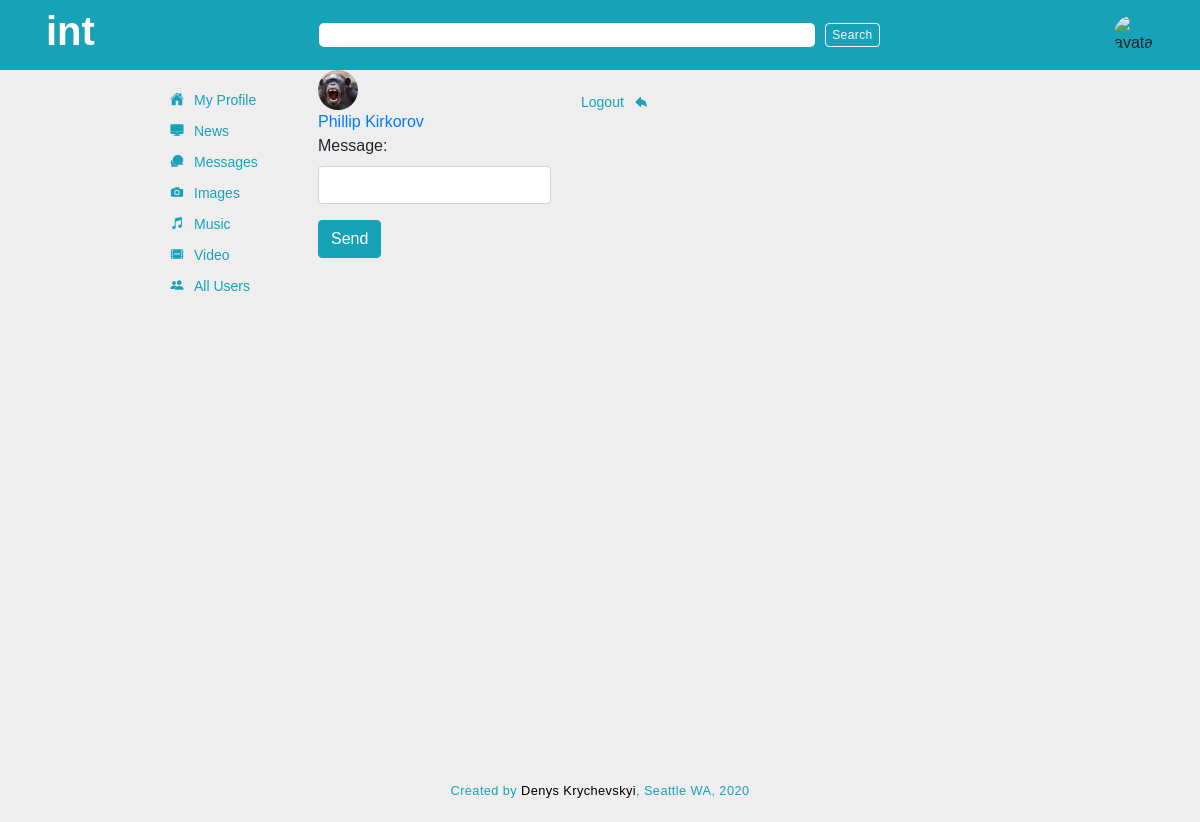
Screenshot of /send_to/5 (signed in) with the database file from the repository.
### app_one/models.py (models this page shows, shortened)
class User(models.Model):
    first_name = models.CharField(max_length = 255)
    last_name = models.CharField(max_length = 255)
    nickname = 	models.CharField(max_length = 50, blank=True, null = True)
    initials = 	models.CharField(max_length = 10, blank=True, null = True)
    birth_date = models.DateTimeField()
    avatar = models.ImageField(upload_to='avatars', default=None, blank=True, null = True)	#upload to avatars is a directory inside media directory, it will go like media/avatars
    email = models.TextField()
    has_message = models.IntegerField(default=0)
    phone_num = models.IntegerField(blank=True, null = True)
    about = models.TextField(blank=True, null = True)
    password = models.TextField()
    location = models.CharField(max_length = 255, blank=True, null = True)
    created_at = models.DateTimeField(auto_now_add = True)
    updated_at = models.DateTimeField(auto_now = True)
    objects = UserManager()

### app_one/views.py (the view, shortened to what this page needs)
# urls.py: path('send_to/<int:user_id>', views.send_message),
def send_message(request, user_id):
    receiver = User.objects.get(id = user_id)
    sender = User.objects.get(id = request.session['user_id'])
    if request.method == "GET":
        context = {
            'receiver': receiver,
            'sender': sender
        }
        return render(request, 'send_message.html', context)

### app_one/templates/send_message.html (shortened to what this page needs)
{% load embed_video_tags %}
<!DOCTYPE html>
<html lang="en">
<head>
    {% include 'head.html' %}
</head>
<body>
    <div class="outer_container">
        {% include 'search.html' %}
        <div class="inner_container">
            <div class="inner">
                {% include 'navbar.html' %}
                <div class="message_container">
                    <div class="post_header">
                        <div class="avatar">
                            <a href="/user/{{ receiver.id }}/profile" ><img src="{{ MEDIA_URL }}{{ receiver.avatar }}" alt="{{ post.poster.first_name}}'s avatar"></a>
                        </div>
                        <div class="poster">
                            <a href="/user/{{ receiver.id }}/profile" class="poster_name">{{ receiver.first_name }} {{ receiver.last_name }}</a>
                        </div>
                    </div>
                    <form action="/send_to/{{receiver.id}}" method="post">
                        <div class="form-group">
                            <label for="content">Message:</label>
                            <input type="text" name="content" class="form-control" id="content">
                        </div>
                        <button class="mybutton btn btn-info">Send</button>
                    </form>
                </div>
                {% include 'sidebar.html' %}
            </div>
        </div>
    {% include 'footer.html' %}
    </div>
</body>
</html>

### app_one/static/css/style.css (style rules this page uses)
* { margin: 0; padding: 0; -webkit-box-sizing: border-box; box-sizing: border-box; font-family: Arial, Helvetica, sans-serif; }
.outer_container { width: 100%; height: 100%; min-height: 92vh; background-color: #eeeeee; }
.inner_container { width: 1000px; margin: auto; padding-left: 60px; min-height: 86vh; }
.inner_container .inner { display: -webkit-box; display: -ms-flexbox; display: flex; width: 700px; height: 100%; }
.hydrated { visibility: inherit; margin-bottom: -2px; }
.avatar a img { width: 40px; height: 40px; border-radius: 50%; -o-object-fit: cover; object-fit: cover; }

### rows the page displays
User: avatar (picture), first_name "Phillip", last_name "Kirkorov"
